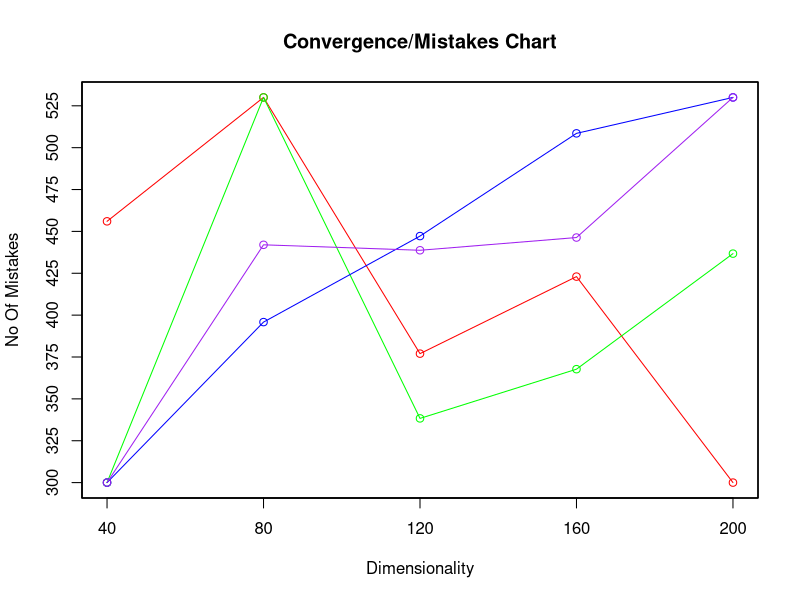

Generate this figure with R:
perceptronWOMargin <- read.csv("./WithoutMarginPerceptronConvergence.csv", header = FALSE, sep = ",")
perceptronWOMargindataFrame <- data.frame(perceptronWOMargin[1],perceptronWOMargin[2])
plot(perceptronWOMargin, type="o", col="red",  xaxt="n", yaxt="n", xlab = "Dimensionality", ylab = "No Of Mistakes", main="Convergence/Mistakes Chart")

axis(1, at = seq(40, 200, by = 40))
axis(2, at = seq(0, 1000, by = 25))

perceptronWithMargin <- read.csv("./WithMarginPerceptronConvergence.csv", header = FALSE, sep = ",")
par(new = TRUE)
plot(perceptronWithMargin, type="o", xaxt="n", yaxt="n", col="green", xlab = "", ylab = "")

winnowWOMargin <- read.csv("./WithoutMarginWinnowConvergence.csv", header = FALSE, sep = ",")
par(new = TRUE)
plot(winnowWOMargin, type="o", xaxt="n", yaxt="n", col="blue", xlab = "", ylab = "")

winnowWithMargin <- read.csv("./WithMarginWinnowConvergence.csv", header = FALSE, sep = ",")
par(new = TRUE)
plot(winnowWithMargin, type="o", xaxt="n", yaxt="n", col="purple", xlab = "", ylab = "", axes = F)